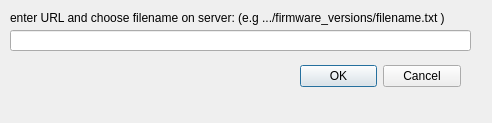
<?xml version="1.0" encoding="UTF-8"?>
<ui version="4.0">
 <class>SetUrlDialog</class>
 <widget class="QDialog" name="SetUrlDialog">
  <property name="geometry">
   <rect>
    <x>0</x>
    <y>0</y>
    <width>492</width>
    <height>123</height>
   </rect>
  </property>
  <property name="windowTitle">
   <string>Dialog</string>
  </property>
  <widget class="QDialogButtonBox" name="buttonBox">
   <property name="geometry">
    <rect>
     <x>300</x>
     <y>60</y>
     <width>161</width>
     <height>32</height>
    </rect>
   </property>
   <property name="orientation">
    <enum>Qt::Horizontal</enum>
   </property>
   <property name="standardButtons">
    <set>QDialogButtonBox::Cancel|QDialogButtonBox::Ok</set>
   </property>
  </widget>
  <widget class="QLineEdit" name="UploadPathLineEdit">
   <property name="geometry">
    <rect>
     <x>10</x>
     <y>30</y>
     <width>461</width>
     <height>21</height>
    </rect>
   </property>
  </widget>
  <widget class="QLabel" name="label">
   <property name="geometry">
    <rect>
     <x>10</x>
     <y>10</y>
     <width>451</width>
     <height>16</height>
    </rect>
   </property>
   <property name="text">
    <string>enter URL and choose filename on server: (e.g .../firmware_versions/filename.txt )</string>
   </property>
  </widget>
 </widget>
 <resources/>
 <connections>
  <connection>
   <sender>buttonBox</sender>
   <signal>accepted()</signal>
   <receiver>SetUrlDialog</receiver>
   <slot>accept()</slot>
   <hints>
    <hint type="sourcelabel">
     <x>248</x>
     <y>254</y>
    </hint>
    <hint type="destinationlabel">
     <x>157</x>
     <y>274</y>
    </hint>
   </hints>
  </connection>
  <connection>
   <sender>buttonBox</sender>
   <signal>rejected()</signal>
   <receiver>SetUrlDialog</receiver>
   <slot>reject()</slot>
   <hints>
    <hint type="sourcelabel">
     <x>316</x>
     <y>260</y>
    </hint>
    <hint type="destinationlabel">
     <x>286</x>
     <y>274</y>
    </hint>
   </hints>
  </connection>
 </connections>
</ui>
